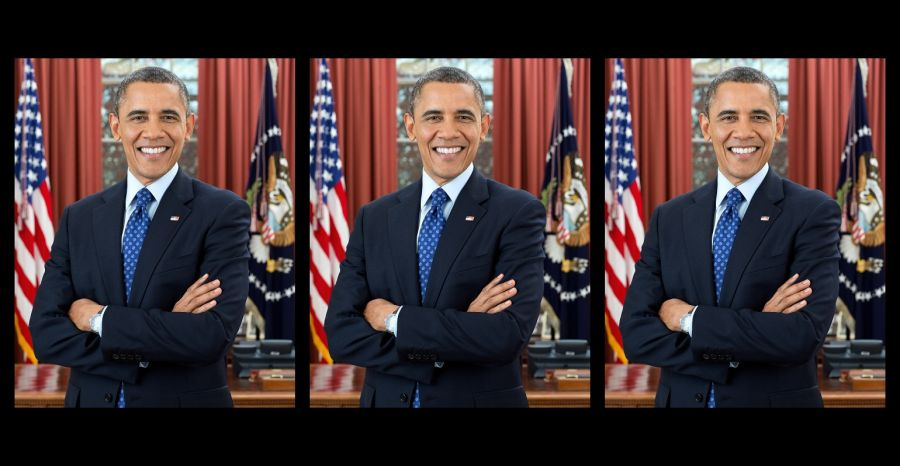
#> input picture tests/fixtures/three-faces.jpg, 900 x 466 px
$ python -i faces.py   (imports and definitions only)
#> lines starting #> are read from the running program, lines starting #| are printed output that depends on the picture
#> further down, picture is the input picture: shape (466, 900, 3); mean B, G, R 50.8, 49.3, 65.2
"""On-device face detection, so the bridge uploads faces instead of scenes.

Every upload is a face search on the backend (AWS Rekognition), and
Rekognition's SearchFacesByImage only searches the *largest* face in an
image. Detecting faces here and sending each one as its own crop means:

- frames with nobody in them are never uploaded (the bulk of the cost);
- every face in a crowd is searched, not just the biggest;
- whole scenes from someone's home never leave it.

Detection uses OpenCV's YuNet model (models/face_detection_yunet_2023mar.onnx,
MIT licensed, from github.com/opencv/opencv_zoo), which runs in real time on
a CPU.
"""

from __future__ import annotations

import sys
from dataclasses import dataclass
from pathlib import Path

import cv2
import numpy as np

MODEL_FILE = "face_detection_yunet_2023mar.onnx"

# Rekognition refuses images smaller than 80 x 80; crops are scaled up to at
# least this so a small, distant face still gets searched.
MIN_CROP_SIDE = 160


def model_path() -> Path:
    """The bundled model, whether running from source or a PyInstaller build."""
    base = Path(getattr(sys, "_MEIPASS", Path(__file__).resolve().parent.parent))
    return base / "eyes_of_aziz" / "models" / MODEL_FILE


@dataclass(frozen=True)
class Face:
    x: int
    y: int
    width: int
    height: int
    score: float


class FaceDetector:
    def __init__(self, score_threshold: float = 0.8, min_face_size: int = 40) -> None:
        self._detector = cv2.FaceDetectorYN.create(str(model_path()), "", (320, 320), score_threshold)
        self._min_face_size = min_face_size

    def detect(self, frame: np.ndarray) -> list[Face]:
        """Faces in the frame, largest first, ignoring ones too small to match."""
        height, width = frame.shape[:2]
        self._detector.setInputSize((width, height))
        _, detections = self._detector.detect(frame)
        if detections is None:
            return []

        faces = [
            Face(int(x), int(y), int(w), int(h), float(row[-1]))
            for row in detections
            for x, y, w, h in [row[:4]]
            if min(w, h) >= self._min_face_size
        ]
        return sorted(faces, key=lambda face: face.width * face.height, reverse=True)


def crop_face(frame: np.ndarray, face: Face, padding: float = 0.4) -> np.ndarray:
    """The face with some margin around it (hair, chin, a little context),
    kept inside the frame and scaled up if it's very small."""
    frame_height, frame_width = frame.shape[:2]
    pad_x = int(face.width * padding)
    pad_y = int(face.height * padding)
    left = max(face.x - pad_x, 0)
    top = max(face.y - pad_y, 0)
    right = min(face.x + face.width + pad_x, frame_width)
    bottom = min(face.y + face.height + pad_y, frame_height)
    crop = frame[top:bottom, left:right]

    shortest = min(crop.shape[:2])
    if 0 < shortest < MIN_CROP_SIDE:
        scale = MIN_CROP_SIDE / shortest
        crop = cv2.resize(crop, None, fx=scale, fy=scale, interpolation=cv2.INTER_CUBIC)
    return crop


class MotionGate:
    """Skips face detection on a scene that hasn't changed, so an idle camera
    costs almost no CPU. Still checks at least every `recheck_every` frames,
    since someone standing still in view doesn't move.
    """

    def __init__(self, threshold: float = 0.01, recheck_every: int = 6) -> None:
        self._threshold = threshold
        self._recheck_every = recheck_every
        self._previous: np.ndarray | None = None
        self._skipped = 0

    def changed(self, frame: np.ndarray) -> bool:
        if self._threshold <= 0:
            return True

        small = cv2.resize(frame, (160, max(1, int(160 * frame.shape[0] / frame.shape[1]))))
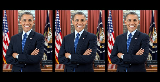
#> small: shape (82, 160, 3); mean B, G, R 50.9, 49.4, 65.4
        gray = cv2.GaussianBlur(cv2.cvtColor(small, cv2.COLOR_BGR2GRAY), (5, 5), 0)
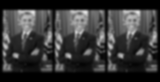
#> gray: shape (82, 160); min 0, max 226, mean 54.4
        previous, self._previous = self._previous, gray

        if previous is None or previous.shape != gray.shape:
            return True

        moved = float(np.mean(cv2.absdiff(previous, gray) > 25))
        if moved >= self._threshold or self._skipped >= self._recheck_every:
            self._skipped = 0
            return True

        self._skipped += 1
        return False

>>> import cv2
>>> picture = cv2.imread('../tests/fixtures/three-faces.jpg')
>>> result = MotionGate().changed(picture)
#> result = True
